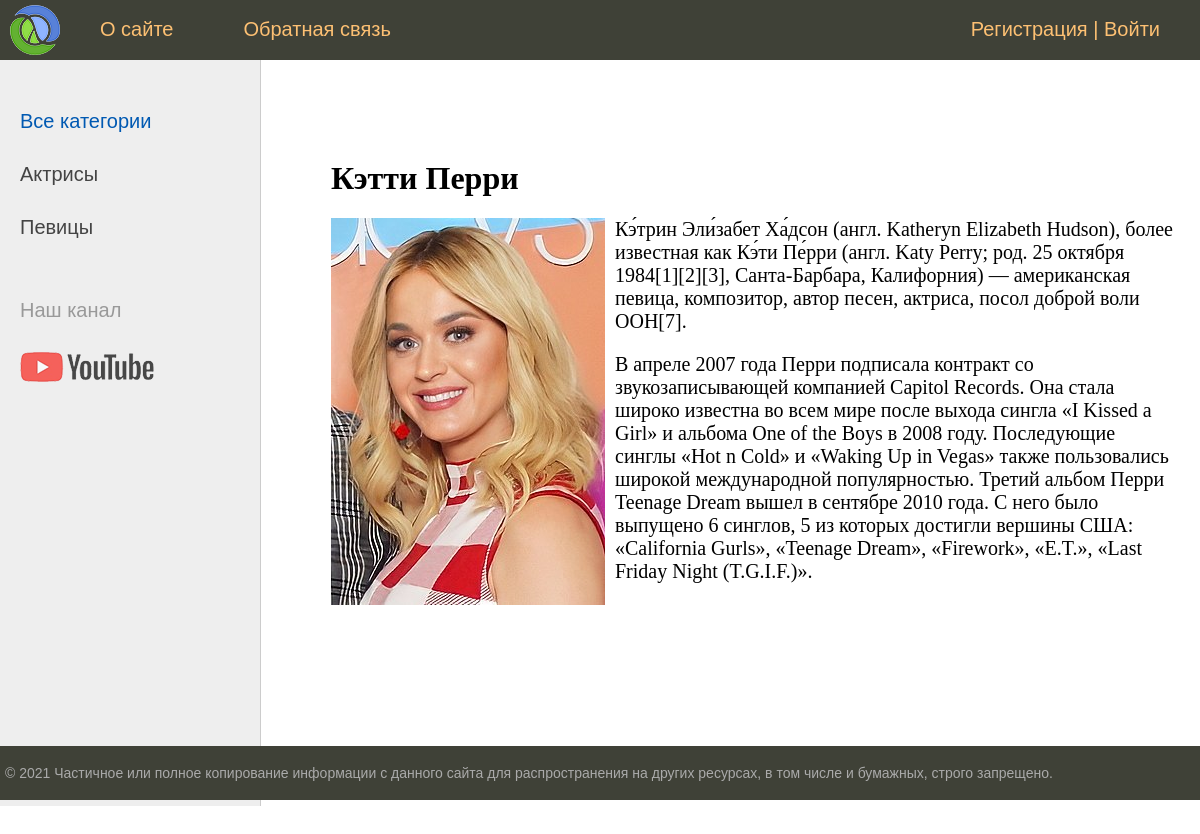
Screenshot of /post/ketti-perri/ with the database file from the repository.
### women/models.py (models this page shows, shortened)
class Category(models.Model):
    name = models.CharField(max_length=100, db_index=True, verbose_name="Категория")
    slug = models.SlugField(max_length=255, unique=True, db_index=True, verbose_name="URL")
    def get_absolute_url(self):
        return reverse('category', kwargs={'cat_slug': self.slug})
    class Meta:
        verbose_name = 'Категория'
        verbose_name_plural = 'Категории'
        ordering = ['id']

class Women(models.Model):
    title = models.CharField(max_length=255, verbose_name="Заголовок")
    slug = models.SlugField(max_length=255, unique=True, db_index=True, verbose_name="URL")
    content = models.TextField(blank=True, verbose_name="Текст статьи")
    photo = models.ImageField(upload_to="photos/%Y/%m/%d/",verbose_name="Фото")
    time_create = models.DateTimeField(auto_now_add=True, verbose_name="Время создания")
    time_update = models.DateTimeField(auto_now=True, verbose_name="Время изменения")
    is_published = models.BooleanField(default=True, verbose_name="Публикация")
    cat = models.ForeignKey('Category', on_delete=models.PROTECT, verbose_name="Категории")
    def __str__(self):
        return self.title
    class Meta:
        verbose_name = 'Известные женщины'
        verbose_name_plural = 'Известные женщины'
        ordering = ['id']

### women/views.py (the view)
# urls.py: path('post/<slug:post_slug>/', ShowPost.as_view(), name='post'),
class ShowPost(DataMixin, DetailView):
    model = Women
    template_name = 'women/post.html'
    slug_url_kwarg = 'post_slug'
    context_object_name = 'post'
    def get_context_data(self, *, object_list=None, **kwargs):
        context = super().get_context_data(**kwargs)
        c_def = self.get_user_context(title=context['post'])
        context = dict(list(context.items()) + list(c_def.items()))
        return context

### women/utils.py (called while the page is built)
    def get_user_context(self, **kwargs):
        context = kwargs
        cats = cache.get('cats')
        if not cats:
            cats = Category.objects.annotate(Count('women'))
            cache.set('cats', cats, 60)
        user_menu = menu.copy()
        if not self.request.user.is_authenticated:
            user_menu.pop(1)
        context['menu'] = user_menu
        context['cats'] = cats
        if 'cat_selected' not in context:
            context['cat_selected'] = 0
        return context

### women/templates/women/post.html
{% extends 'women/base.html' %}
{% block content %}
<h1>{{ post.title }}</h1>
{% if post.photo %}
<p><img class="img-article-left" src="{{post.photo.url}}"></p>
{% endif %}
{{post.content|linebreaks}}
{% endblock %}

### women/templates/women/base.html (shortened to what this page needs)
{% load static %}
<!DOCTYPE html>
<html>
<head>
	<link type="text/css" href="{% static 'women/css/styles.css' %}" rel="stylesheet" />
</head>
<body>
<table class="table-page" border=0 cellpadding="0" cellspacing="0">
<tr><td valign=top>
{% block mainmenu %}
	<div class="header">
		<ul id="mainmenu" class="mainmenu">
			<li class="logo"><a href="{% url 'home' %}"><div class="logo"></div> </a> </li>
{% for m in menu %}
			<li><a href="{% url m.url_name %}">{{m.title}}</a> </li>
{% endfor %}
		{% if request.user.is_authenticated %}
		<li class="last">{{ user.username }} | <a href="{% url 'logout' %}">Выйти</a></li>
		{% else %}
		<li class="last"> <a href="{% url 'register' %}">Регистрация</a> | <a href="{% url 'login' %}">Войти</a></li>
		{% endif %}
		</ul>
	</div>
{% endblock mainmenu %}
<table class="table-content" border=0 cellpadding="0" cellspacing="0">
<tr>
	{% load cache %}
	<td valign="top" class="left-chapters">
	<ul id="leftchapters">
{% if cat_selected == 0 %}
		<li class="selected">Все категории</li>
{% else %}
		<li><a href="{% url 'home' %}">Все категории</a></li>
{% endif %}
		{% for c in cats %}
		{% if c.women__count > 0 %}
			{% if c.pk == cat_selected %}
				<li class="selected">{{ c.name }}</li>
			{% else %}
				<li><a href="{{ c.get_absolute_url }}">{{ c.name }}</a></li>
			{% endif %}
		{% endif %}
		{% endfor %}
		<li class="share">
		<p>Наш канал</p>
		<a class="share-yt" href="https://www.youtube.com/channel/UClJzWfGWuGJL2t-3dYKcHTA/playlists" target="_blank" rel="nofollow"></a>
		</li>
	</ul>
</td>
<td valign="top" class="content">
	<div class="content-text">
{% block content %}
{% endblock %}
	</div>
</td></tr></table>
</td></tr>
<tr><td valign=top>
	<div id="footer">
		<p>&copy; 2021 Частичное или полное копирование информации с данного сайта для распространения на других ресурсах, в том числе и бумажных, строго запрещено.</p>
	</div>
</td></tr></table>
</body>
</html>

### women/static/women/css/styles.css (style rules this page uses)
html, body { font-family: 'Arial'; margin: 0; padding: 0; height: 100%; width: 100%; color: #444; }
a { color: #0059b2; text-decoration: none; }
img { max-width: 600px; height: auto; }
img.img-article-left { max-width: 300px; height: auto; float: left; padding: 0 10px 10px 0; }
.table-page { width: 100%; height: 100%; vertical-align: top; }
.table-page tr { height: 100%; }
.header { background: #3F4137; height: 60px; }
.logo { background: url('../images/logo.png') no-repeat 10px 5px; width: 70px; height: 60px; }
ul.mainmenu { list-style: none; margin: 0; padding: 0; height: 60px; color: #fdc073; font-size: 20px; overflow: hidden; }
ul.mainmenu li { float: left; margin: 18px 40px 0 30px; }
ul.mainmenu li.logo { margin: 0; }
ul.mainmenu li.last { float: right; }
ul.mainmenu li a { color: #fdc073; text-decoration: none; }
.table-content { width: 100%; min-height: 100%; height: 100%; }
.left-chapters { margin: 0; background: #eee; border-right: 1px solid #ccc; min-height: 100%; }
.left-chapters ul { width: 230px; min-height: 100%; margin: 0; padding: 20px 10px 10px 20px; list-style: none; font-size: 20px; }
.left-chapters ul li { margin: 30px 0 0 0; color: #999; }
.left-chapters ul li.selected { color: #0059b2; }
.left-chapters ul li a { color: #444; text-decoration: none; }
.left-chapters ul li.share { margin: 60px 0 0 0; }
.left-chapters ul li.share p { margin: 30px 0 30px 0; }
.left-chapters ul li.share a { display: inline-block; width: 40px; height: 40px; margin: 0 20px 0 0; }
.left-chapters ul li.share a.share-yt { width: 100%; height: 30px; background: url('../images/share_yt.png') no-repeat 0 0 }
.content { padding: 40px 20px 20px 40px; width: 100%; box-sizing: border-box; }
.content-text { margin: 60px 0 0 30px; color: #000; font-size: 20px; font-family: Yandex Sans Display Light; }
.content-text h1 { font-size: 32px; }
#footer { box-sizing: border-box; background: #3F4137; padding: 5px; color: #aaa; font-size: 14px; font-family: Verdana, Geneva, Arial, Helvetica; text-align: left; overflow: hidden; }

### rows the page displays
Category: name "Актрисы"
Category: name "Певицы"
Women: title "Кэтти Перри", photo (picture), content "Кэ́трин Эли́забет Ха́дсон (англ. Katheryn Elizabeth Hudson), более известная как Кэ́ти Пе́рри (англ. Katy Perry; род. 25 октября 1984[1][2][3], Санта-Барбара, Калифорния) — американская певица, композитор, автор песен, актриса, посол доброй воли ООН[7]. В апреле 2007 года Перри подписала контракт со звукозаписывающей компанией Capitol Records. Она стала широко известна во всем мире после выхода сингла «I Kissed a Girl» и альбома One of the Boys в 2008 году. Последующие синглы «Hot n Cold» и «Waking Up in Vegas» также пользовались широкой международной популярностью. Третий альбом Перри Teenage Dream вышел в сентябре 2010 года. С него было выпущено 6 синглов, 5 из которых достигли вершины…"

### other values shown
{{ m.title }} "О сайте" "Обратная связь"
